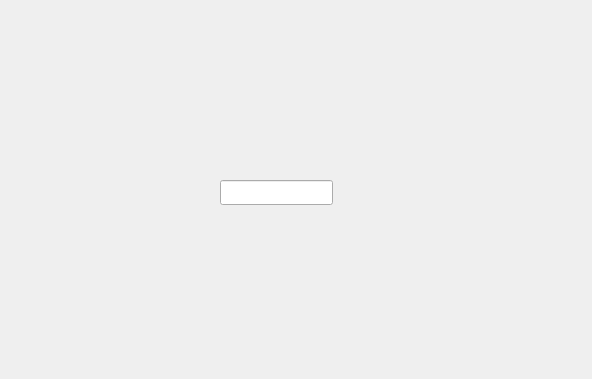
<?xml version="1.0" encoding="UTF-8"?>
<ui version="4.0">
 <class>RoomGeneral</class>
 <widget class="QWidget" name="RoomGeneral">
  <property name="geometry">
   <rect>
    <x>0</x>
    <y>0</y>
    <width>592</width>
    <height>379</height>
   </rect>
  </property>
  <property name="sizePolicy">
   <sizepolicy hsizetype="Expanding" vsizetype="Expanding">
    <horstretch>0</horstretch>
    <verstretch>0</verstretch>
   </sizepolicy>
  </property>
  <property name="windowTitle">
   <string>Form</string>
  </property>
  <widget class="QLineEdit" name="lineEdit">
   <property name="geometry">
    <rect>
     <x>220</x>
     <y>180</y>
     <width>113</width>
     <height>25</height>
    </rect>
   </property>
   <property name="readOnly">
    <bool>false</bool>
   </property>
  </widget>
 </widget>
 <resources/>
 <connections/>
</ui>
